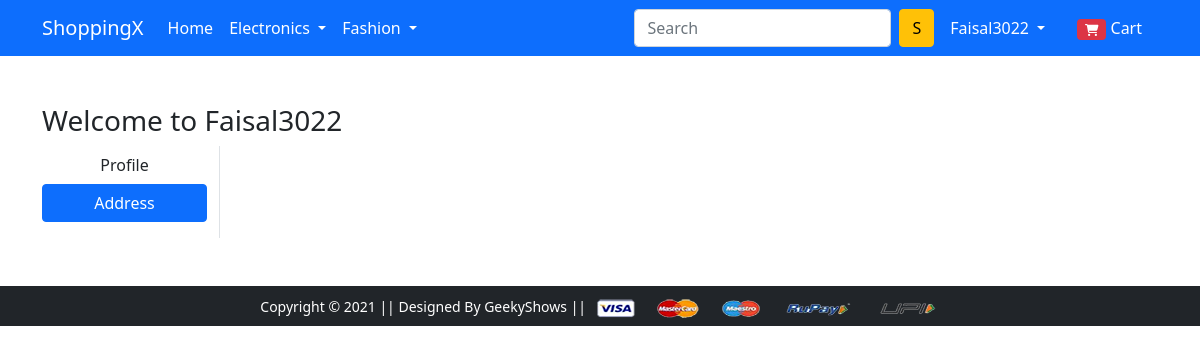
/address/ (signed in), run on an earlier commit of the app's database.
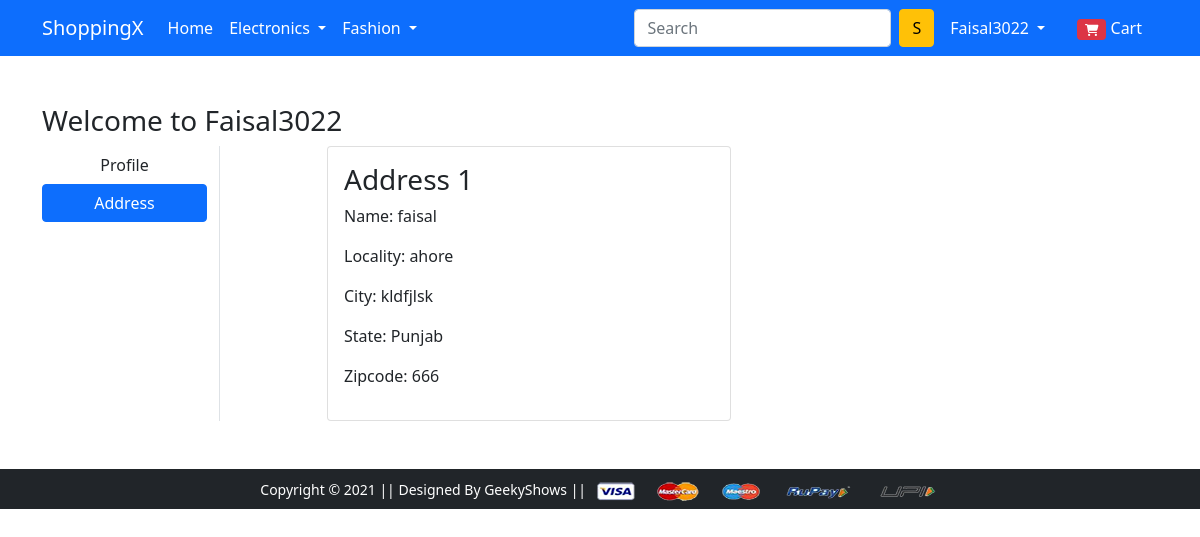
And on a later commit of the database.
### app/models.py (models this page shows, shortened)
class Customer(models.Model):
    user = models.ForeignKey(User, on_delete=models.CASCADE)
    name = models.CharField(max_length=80)
    locality = models.CharField(max_length=80)
    city = models.CharField(max_length=50)
    zipcode = models.IntegerField()
    state = models.CharField(choices=STATE_CHOICES, max_length=50)

### app/views.py (the view)
# urls.py: path('address/', views.address, name='address'),
@login_required
def address(request):
    addre = Customer.objects.filter(user=request.user)
    return render(request, 'app/address.html', {'addre': addre, 'active': 'btn-primary'})

### app/templates/app/address.html (shortened to what this page needs)
{% extends 'app/base.html' %}
{% load static %}
{% block main-content %}
<div class="container my-5">
 <div class="row">
 <h3>Welcome to <span class="text-capitalize">{{request.user}}</span></h3>
  <div class="col-sm-2 border-end">
   <ul class="list-unstyled">
    <li class="d-grid"><a href="{% url 'profile' %}" class="btn ">Profile</a></li>
    <li class="d-grid"><a href="{% url 'address' %}" class="btn {{active}}">Address</a></li>
   </ul>
  </div>
  <div class="col-sm-9 offset-sm-1">
   <div class="row">
    {% for ad in addre %}
    <div class="col-sm-6">
     <div class="card">
      <div class="card-body">
       <h3>Address {{forloop.counter}}</h3>
       <p>Name: {{ad.name}}</p>
       <p>Locality: {{ad.locality}}</p>
       <p>City: {{ad.city}}</p>
       <p>State: {{ad.state}}</p>
       <p>Zipcode: {{ad.zipcode}}</p>
      </div>
     </div>
    </div>
    {% endfor %}
   </div>
  </div>
 </div>
</div>
{% endblock main-content %}

What changed in the data, as far as the page shows it:
added Customer: name "faisal", locality "ahore", city "kldfjlsk", state "Punjab", zipcode "666"
